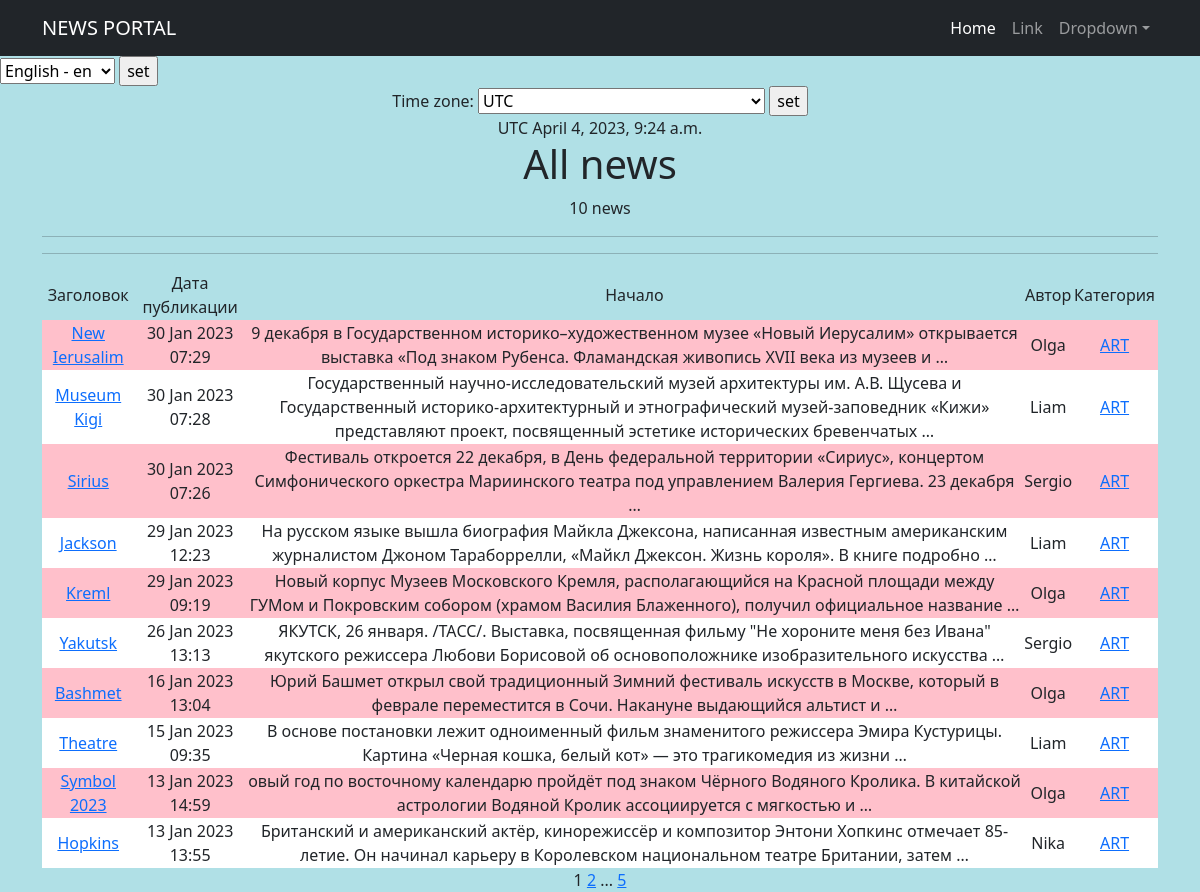
Before: /news/ with the older database file.
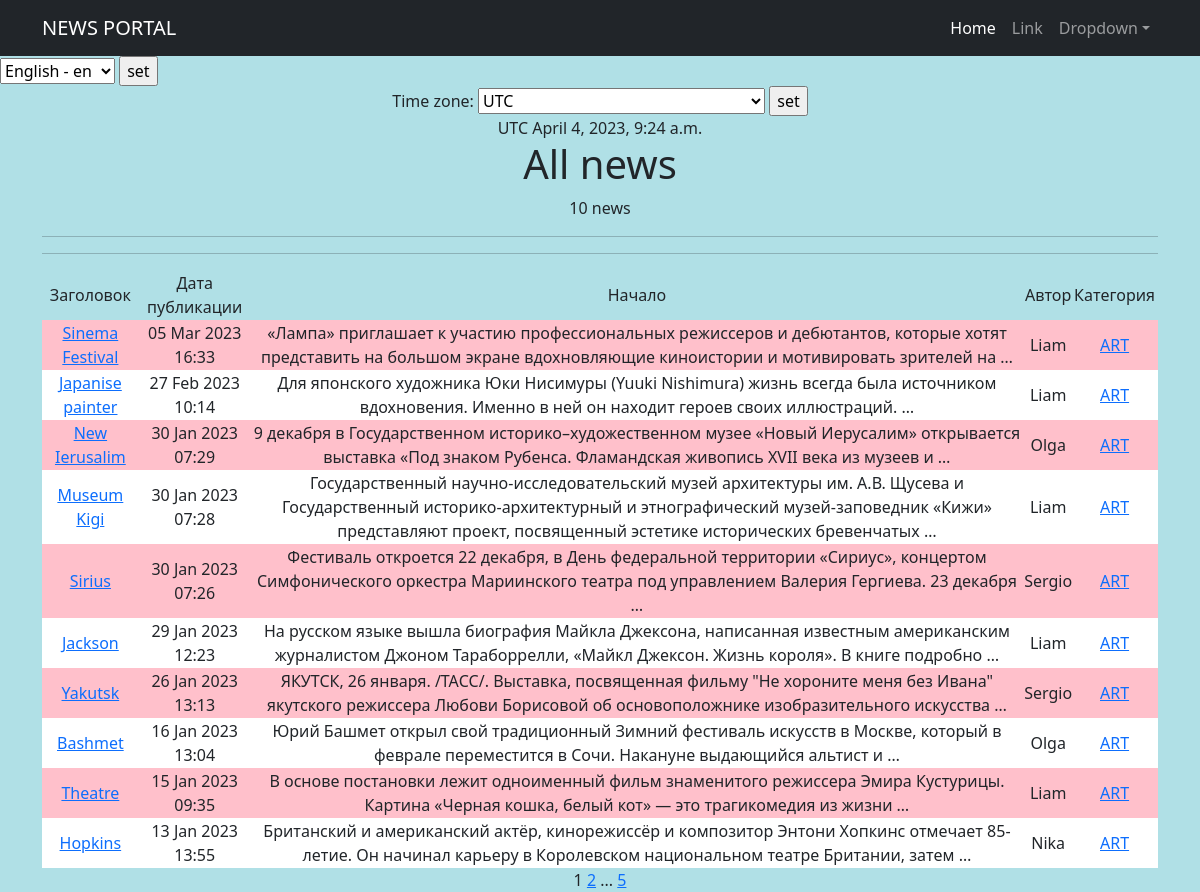
After: the same page with the newer database file.
### news/models.py (models this page shows, shortened)
class Post(models.Model):
    author = models.ForeignKey(Author, on_delete=models.CASCADE)
    NEWS = 'NW'
    ARTICLE = 'AR'
    CATEGORY_CHOICES = (
        (NEWS, "Новость"),
        (ARTICLE, "Статья"),
    )
    categoryType = models.CharField(max_length=2, choices=CATEGORY_CHOICES, default=ARTICLE)
    dateCreation = models.DateTimeField(auto_now_add=True)
    postCategory = models.ManyToManyField(Category, through="PostCategory")
    title = models.CharField(max_length=128)
    text = models.TextField()
    rating = models.IntegerField(default=0)

class Author(models.Model):
    authorUser = models.OneToOneField(User, on_delete=models.CASCADE)
    ratingAuthor = models.IntegerField(default=0)

class Category(models.Model):
    name = models.CharField(max_length=64, unique=True)
    subscribers = models.ManyToManyField(User, related_name='categories')
    def __str__(self):
        return self.name
    class Meta:
        verbose_name = 'Категория'
        verbose_name_plural = 'Категории'
        ordering = ['-name']

### news/views.py (the view, shortened to what this page needs)
# urls.py: path('', NewsList.as_view(), name='post_list'),
class NewsList(ListView):
    model = Post
    ordering = '-dateCreation'
    template_name = 'flatpages/news.html'
    context_object_name = 'news'
    paginate_by = 10
    def get_context_data(self, **kwargs):
        context = super().get_context_data(**kwargs)
        context['time_create'] = Post.dateCreation
        context['timezones'] = pytz.common_timezones
        context['current_time'] = timezone.now()
        context['next_new'] = None
        return context

### news/templatetags/post_filters.py (called while the page is built)
@register.filter()
def censor(value):
    bad_words = ('карнишон', 'тупой', 'склизкий')
    if not isinstance(value, str):
        raise TypeError(f"unresolved type '{type(value)}' expected type 'str'")
    for word in value.split():
        if word.lower() in bad_words:
            value = value.replace(word, f"{word[0]}{'*'*(len(word) -1)}")
    return value

### templates/flatpages/news.html (shortened to what this page needs)
{% extends 'flatpages/default.html' %}
{% load i18n %}
{% load tz %}
{% load post_filters %}
{% load post_tags %}
{% block content %}
{% get_current_timezone as TIME_ZONE %}
<form action="" method="POST">
    <label for='timezone'>{% trans "Time zone:" %} </label>
    <select name="timezone">
        {% for tz in timezones %}
        <option value="{{ tz }}" {% if tz == TIME_ZONE %} selected {% endif %}>{{ tz }}</option>
        {% endfor %}
    </select>
    <input type="submit" value="set">
</form>
{{ TIME_ZONE }}
{{ current_time|timezone:TIME_ZONE }}
    <h1>{% trans "All news" %}</h1>
    <tr><h7>{{ news|length }} {% trans "news" %}</h7></tr>
    <hr>
    {% if news %}
    <hr>
        <table>
            <tr>
                <td>{% trans "Заголовок" %}</td>
                <td>{% trans "Дата публикации" %}</td>
                <td>{% trans "Начало" %}</td>
                <td>{% trans "Автор" %}</td>
                <td>{% trans "Категория" %}</td>
            </tr>
                {% for new in news %}
                    <tr style="background-color: {% cycle 'pink' 'white' %}">
                        <td><a href="{% url 'post_detail' new.id %}">{{ new.title|censor }}</a></td>
                        <td>{{ new.dateCreation|date:'d M Y H:i' }}</td>
                        <td>{{ new.text|truncatewords:20|censor }}</td>
                        <td>{{ new.author.authorUser.username }}</td>
                        <td>
                            {% for category in new.postCategory.all %}
                            <a href="{% url 'category_list' category.id %}">{{ category }}</a>
                            {% endfor %}
                        </td>
                        <td>
                        </td>
                    </tr>
                {% endfor %}
        </table>
    {% else %}
        <h2>{% trans "Новостей нет" %}</h2>
    {% endif %}
    {{ page_obj.number }}
    {% if page_obj.has_next %}
        <a href="?page={{ page_obj.next_page_number }}">{{ page_obj.next_page_number }}</a>
        {% if paginator.num_pages != page_obj.next_page_number %}
            ...
            <a href="?page={{ page_obj.paginator.num_pages }}">{{ page_obj.paginator.num_pages }}</a>
        {% endif %}
    {% endif %}
{% endblock content %}

### templates/flatpages/default.html (shortened to what this page needs)
<!DOCTYPE html>
{% load i18n %}
{% load tz %}
<html lang="en">
    <head>
        {% load static %}
        <link href="{% static 'css/styles.css' %}" rel="stylesheet" />
    </head>
    <body>
        <nav class="navbar navbar-expand-lg navbar-dark bg-dark">
            <div class="container">
                <a class="navbar-brand" href="#">{% trans "NEWS PORTAL" %}</a>
                <div class="collapse navbar-collapse" id="navbarSupportedContent">
                    <ul class="navbar-nav ms-auto mb-2 mb-lg-0">
                        <li class="nav-item"><a class="nav-link active" aria-current="page" href="{% url 'post_list' %}">{% trans "Home" %}</a></li>
                        <li class="nav-item"><a class="nav-link" href="#">Link</a></li>
                        <li class="nav-item dropdown">
                            <a class="nav-link dropdown-toggle" id="navbarDropdown" href="#" role="button" data-bs-toggle="dropdown" aria-expanded="false">Dropdown</a>
                        </li>
                    </ul>
                </div>
            </div>
        </nav>
        <form action="{% url 'set_language' %}" method="POST"> {% csrf_token %}
            {% get_current_language as LANGUAGE_CODE %}
            <select name="language" id="">
                {% get_available_languages as LANGUAGES %}
                {% get_language_info_list for LANGUAGES as languages %}
                {% for language in languages %}
                    <option value="{{ language.code }}" {% if language.code == LANGUAGE_CODE %} selected {% endif %}>
                        {{ language.name_local }} - {{ language.code }}
                    </option>
                {% endfor %}
            </select>
            <input type="submit" value="set">
        </form>
        <div class="container">
            <div class="row">
                <div class="col-lg-12 text-center">
                    {% block content %}{% endblock content %}
                </div>
            </div>
        </div>
    </body>
</html>

Changed rows visible on the page:
removed Post: title|censor "Kreml", dateCreation "29 Jan 2023 09:19", text|censor "Новый корпус Музеев Московского Кремля, располагающийся на Красной площади между ГУМом и Покровским собором (храмом Василия Блаженного), получил официальное название …", author.authorUser.username "Olga", Category (name "ART")
removed Post: title|censor "Symbol 2023", dateCreation "13 Jan 2023 14:59", text|censor "овый год по восточному календарю пройдёт под знаком Чёрного Водяного Кролика. В китайской астрологии Водяной Кролик ассоциируется с мягкостью и …", author.authorUser.username "Olga", Category (name "ART")
added Post: title|censor "Sinema Festival", dateCreation "05 Mar 2023 16:33", text|censor "«Лампа» приглашает к участию профессиональных режиссеров и дебютантов, которые хотят представить на большом экране вдохновляющие киноистории и мотивировать зрителей на …", author.authorUser.username "Liam", Category (name "ART")
added Post: title|censor "Japanise painter", dateCreation "27 Feb 2023 10:14", text|censor "Для японского художника Юки Нисимуры (Yuuki Nishimura) жизнь всегда была источником вдохновения. Именно в ней он находит героев своих иллюстраций. …", author.authorUser.username "Liam", Category (name "ART")
